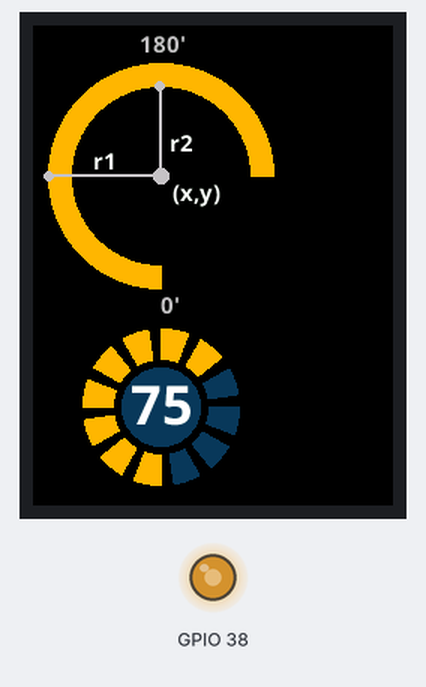
The sketch below on a simulated ESP32. On the bench: 240×320 colour display, output pins drawn as LEDs (lit = HIGH).

Above: at 0.4 s.

The sketch:

example2.ino
```cpp
#include <TFT_eSPI.h>
#include "Noto.h"
#include "NotoBig.h"
TFT_eSPI tft = TFT_eSPI();
TFT_eSprite sprite = TFT_eSprite(&tft);

int x=85;
int y=100;
int r1=75;
int r2=60;
int a1=0;
int a2=270;
unsigned short c1=TFT_ORANGE;
unsigned short c2=TFT_BLACK;
unsigned short c3=0x09CB;

void setup() {
  tft.init();
  tft.fillScreen(TFT_BLACK);
  sprite.createSprite(170,320);

     //brightness
     ledcSetup(0, 10000, 8);
     ledcAttachPin(38, 0);
     ledcWrite(0, 160);


}

void draw()
  {
    sprite.fillSprite(TFT_BLACK);
    sprite.drawSmoothArc(x, y, r1, r2, a1, a2, c1, c2);
    sprite.fillSmoothCircle(x, y, 5, TFT_SILVER);

    sprite.setTextDatum(0);
    sprite.loadFont(Noto);
    sprite.setTextColor(TFT_WHITE,TFT_BLACK);
    sprite.drawString("(x,y)",x+8,y+5);
    sprite.drawString("r1",40,y-16);
    sprite.drawString("r2",x+6,y-28);

    sprite.setTextColor(TFT_SILVER,TFT_BLACK);
    sprite.drawString("0'",x,y+80);
    sprite.drawString("180'",x-14,6);
    sprite.unloadFont();


    sprite.fillRect(10,y-1,r1,2,TFT_SILVER);
    sprite.fillSmoothCircle(10, y, 3, TFT_SILVER);

    sprite.fillRect(x-1,40,2,r2,TFT_SILVER);
    sprite.fillSmoothCircle(x-1, 40, 3, TFT_SILVER);

    for(int i=0;i<12;i++)
    sprite.drawSmoothArc(x, y+154, 52, 32,i*30, ((i+1)*30)-9, c3, c2);

     for(int i=0;i<8;i++)
    sprite.drawSmoothArc(x, y+154, 52, 32,i*30, ((i+1)*30)-9, c1, c2);

    sprite.fillSmoothCircle(x,y+154,26,c3);

    sprite.loadFont(NotoBig);
    sprite.setTextDatum(4);
    sprite.setTextColor(TFT_WHITE,c3);
    sprite.drawString("75",x,y+156);
    sprite.unloadFont();


    sprite.pushSprite(0,0);
  }

void loop() {
  draw();
}
```

Source omitted: Noto.h (data table, 65766 bytes), NotoBig.h (data table, 268232 bytes)
